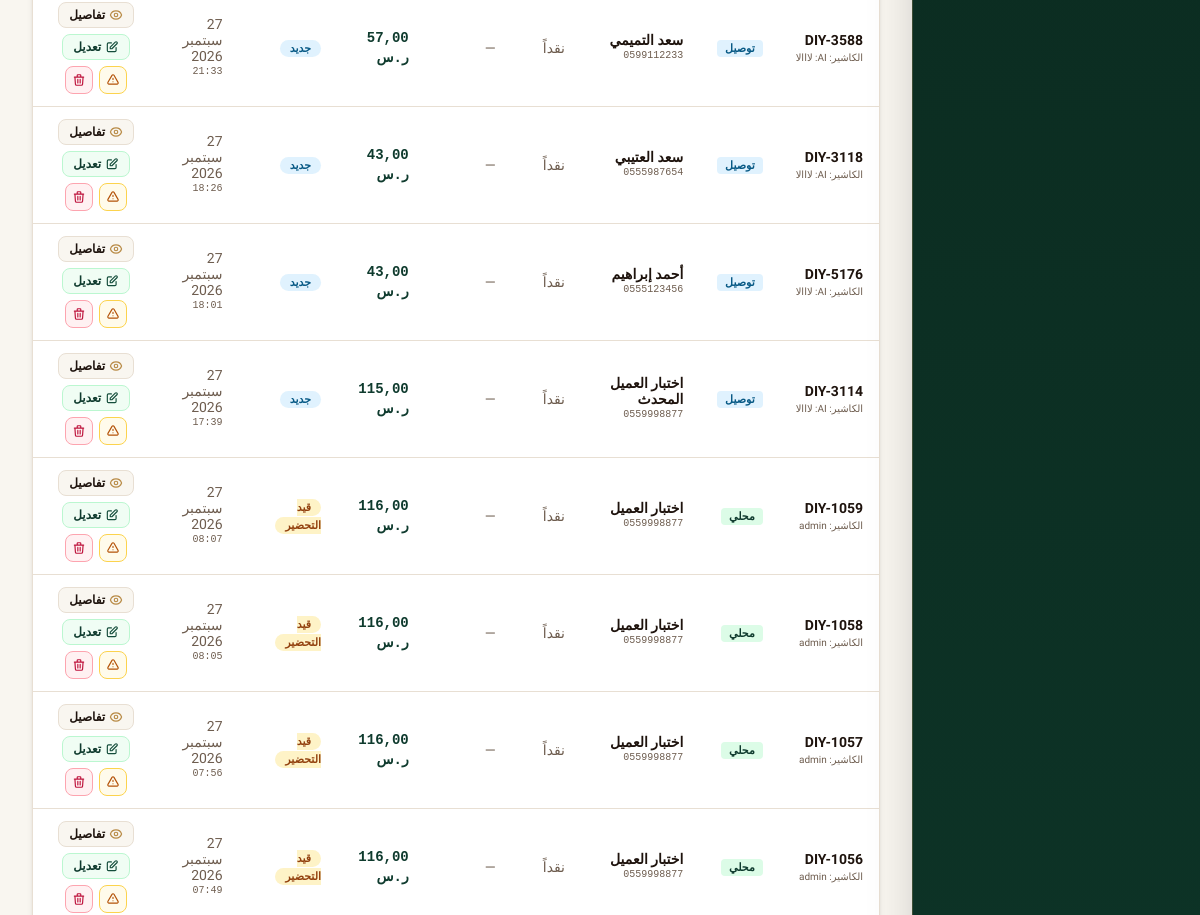
Page /branch/orders/ (signed in, middle part) on the earlier database version.
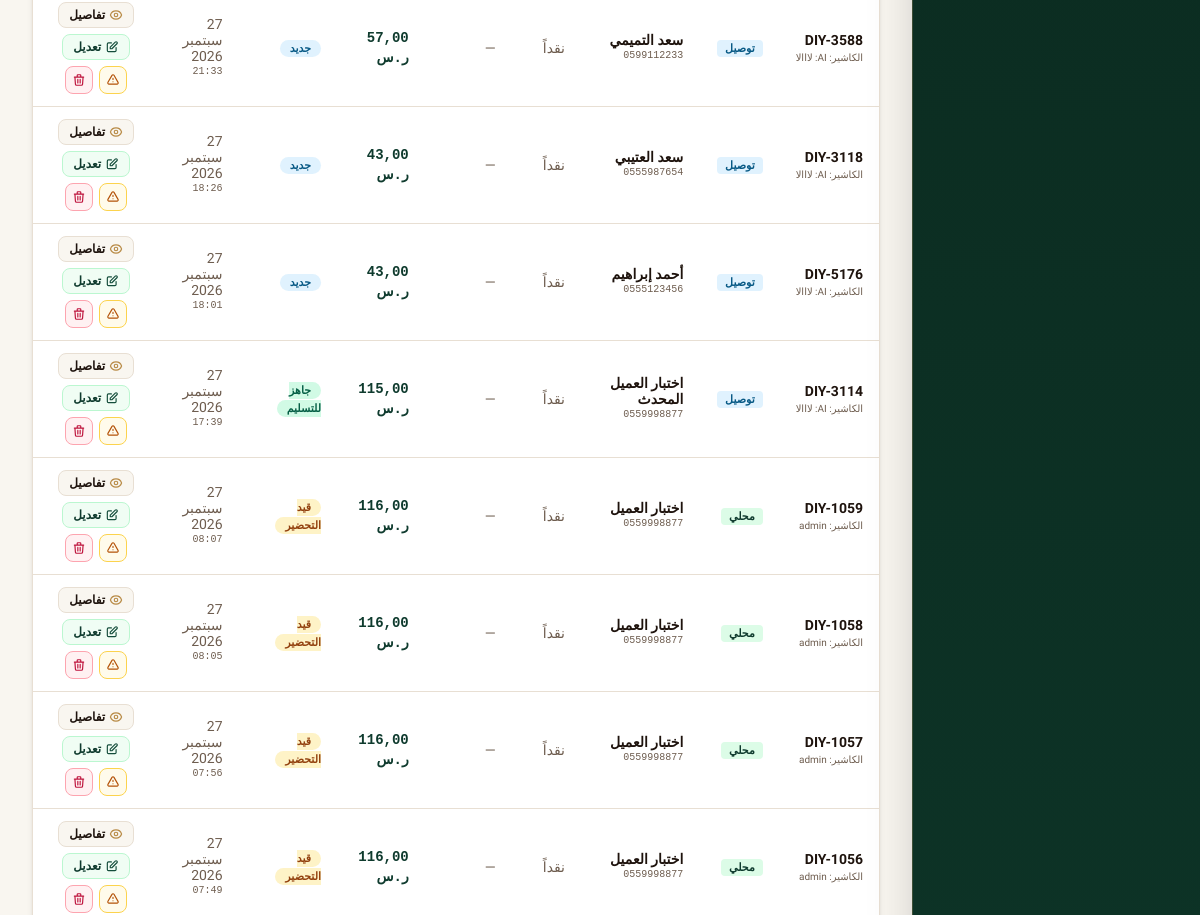
Same page on the later database version.
### core/models.py (models this page shows, shortened)
class Order(models.Model):
    TYPE_CHOICES = [
        ("dine_in", "محلي"),
        ("takeaway", "سفري"),
        ("delivery", "توصيل"),
    ]
    CHANNEL_CHOICES = [
        ("cashier", "الكاشير"),
        ("call_center", "الكول سنتر"),
    ]
    STATUS_CHOICES = [
        ("new", "جديد"),
        ("preparing", "قيد التحضير"),
        ("ready", "جاهز للتسليم"),
        ("out_for_delivery", "في الطريق"),
        ("delivered", "تم التسليم"),
        ("cancelled", "ملغي"),
    ]
    PAY_CHOICES = [
        ("cash", "نقداً"),
        ("card", "بطاقة"),
        ("wallet", "محفظة رقمية"),
    ]
    tenant = models.ForeignKey(
        Tenant,
        on_delete=models.CASCADE,
        related_name="orders",
        null=True,
        blank=True,
        verbose_name="المستأجر / المنشأة",
    )
    order_number = models.CharField(max_length=50, unique=True, verbose_name="رقم الطلب")
    order_type = models.CharField(max_length=20, choices=TYPE_CHOICES, default="dine_in", verbose_name="نوع الطلب")
    channel = models.CharField(max_length=20, choices=CHANNEL_CHOICES, default="cashier", verbose_name="القناة")
    branch = models.ForeignKey(
        Branch,
        on_delete=models.SET_NULL,
        null=True,
        blank=True,
        related_name="orders",
        verbose_name="الفرع",
    )
    delivery_area = models.ForeignKey(
        "DeliveryArea",
        on_delete=models.SET_NULL,
        null=True,
        blank=True,
        related_name="orders",
        verbose_name="منطقة التوصيل / الكومبوند",
    )
    customer = models.ForeignKey(
        Customer,
        on_delete=models.SET_NULL,
        null=True,
        blank=True,
        related_name="orders",
        verbose_name="العميل",
    )
    customer_name = models.CharField(max_length=255, default="عميل نقدي", verbose_name="اسم العميل")
    customer_phone = models.CharField(max_length=50, default="", blank=True, verbose_name="هاتف العميل")
    address = models.CharField(max_length=255, default="", blank=True, verbose_name="عنوان التوصيل")
    status = models.CharField(max_length=30, choices=STATUS_CHOICES, default="new", verbose_name="الحالة")
    pay_method = models.CharField(max_length=20, choices=PAY_CHOICES, default="cash", verbose_name="طريقة الدفع")
    paid = models.BooleanField(default=True, verbose_name="تم الدفع")
    subtotal = models.DecimalField(max_digits=10, decimal_places=2, default=0.00, verbose_name="المجموع الفرعي")
    delivery_fee = models.DecimalField(max_digits=8, decimal_places=2, default=0.00, verbose_name="رسوم التوصيل")
    discount = models.DecimalField(max_digits=8, decimal_places=2, default=0.00, verbose_name="الخصم")
    total = models.DecimalField(max_digits=10, decimal_places=2, default=0.00, verbose_name="الإجمالي")
    cashier = models.CharField(max_length=255, default="", blank=True, verbose_name="الكاشير")
    driver = models.ForeignKey(
        Employee,
        on_delete=models.SET_NULL,
        null=True,
        blank=True,
        related_name="assigned_orders",
        verbose_name="السائق",
    )
    notes = models.TextField(default="", blank=True, verbose_name="ملاحظات")
    created_at = models.DateTimeField(default=timezone.now, verbose_name="تاريخ ووقت الطلب")
    class Meta:
        verbose_name = "طلب"
        verbose_name_plural = "الطلبات"
        ordering = ["-created_at", "-id"]

### core/views.py (the view)
# urls.py: path("branch/orders/", views.branch_orders_view, name="branch_orders"),
@login_required
@ensure_csrf_cookie
def branch_orders_view(request):
    if not user_has_perm(request.user, "view_orders"):
        return HttpResponseForbidden("غير مصرح لك باستعراض سجل طلبات الفرع")
    tenant = get_active_tenant(request)
    branch = get_active_branch(request)
    status_filter = request.GET.get("status", "all")
    type_filter = request.GET.get("type", "all")
    search = request.GET.get("q", "").strip()
    orders = Order.objects.filter(tenant=tenant).select_related("branch", "driver").order_by("-id")
    if branch:
        orders = orders.filter(branch=branch)
    if status_filter != "all":
        orders = orders.filter(status=status_filter)
    if type_filter != "all":
        orders = orders.filter(order_type=type_filter)
    if search:
        orders = orders.filter(Q(order_number__icontains=search) | Q(customer_name__icontains=search) | Q(customer_phone__icontains=search))
    context = {
        "tenant": tenant,
        "branch": branch,
        "orders": orders[:50],
        "status_filter": status_filter,
        "type_filter": type_filter,
        "search_query": search,
        "statuses": Order.STATUS_CHOICES,
        "order_types": Order.TYPE_CHOICES,
    }
    return render(request, "branch_orders.html", context)

### core/models.py (called while the page is built)
    def is_subscription_active(self):
        if not self.is_active:
            return False
        if self.subscription_status in ["active", "trial"]:
            if self.subscription_end and self.subscription_end < timezone.now():
                return False
            return True
        return False

    def days_until_expiry(self):
        if not self.subscription_end:
            return 999
        diff = (self.subscription_end - timezone.now()).total_seconds()
        return max(0, int(diff // 86400))

### core/views.py (called while the page is built, shortened)
def get_active_tenant(request):
    if hasattr(request, "tenant") and request.tenant:
        return request.tenant

def get_active_branch(request):
    tenant = get_active_tenant(request)
    profile = getattr(request.user, "profile", None)
    is_owner = request.user.is_superuser or (profile and (profile.role in ["owner", "platform_admin"] or profile.is_platform_admin))
    if not is_owner and profile and profile.branch:
        return profile.branch
    active_id = request.session.get("active_branch_id")
    if active_id:
        qs = Branch.objects.filter(id=active_id)
        if tenant:
            qs = qs.filter(tenant=tenant)
        return qs.first()
    return None

def user_has_perm(user, perm_key):
    if not user or not user.is_authenticated:
        return False
    if user.is_superuser:
        return True

### templates/branch_orders.html (shortened to what this page needs)
{% extends "base.html" %}
{% block content %}
<div class="space-y-5 font-body">
    <div class="classic-card overflow-hidden shadow-md">
        <div class="overflow-x-auto">
            <table class="w-full text-right text-xs table-responsive-cards">
                <tbody class="divide-y divide-line/70">
                    {% for o in orders %}
                    <tr class="hover:bg-paper/30 transition">
                        <td class="td" data-label="رقم الطلب">
                            <span class="font-extrabold text-ink text-sm">{{ o.order_number }}</span>
                            <span class="block text-[10px] text-soft">الكاشير: {{ o.cashier|default:"—" }}</span>
                        </td>
                        <td class="td" data-label="النوع">
                            <span class="rounded px-2 py-0.5 text-[11px] font-bold
                                {% if o.order_type == 'dine_in' %}bg-brand-100 text-brand-700
                                {% elif o.order_type == 'takeaway' %}bg-paper border border-line text-ink
                                {% else %}bg-sky-100 text-sky-800{% endif %}">
                                {{ o.get_order_type_display }}
                            </span>
                        </td>
                        <td class="td" data-label="العميل">
                            <p class="font-bold text-ink">{{ o.customer_name }}</p>
                            {% if o.customer_phone %}
                            <p class="text-[10px] text-soft font-mono" dir="ltr">{{ o.customer_phone }}</p>
                            {% endif %}
                        </td>
                        <td class="td text-soft" data-label="طريقة الدفع">{{ o.get_pay_method_display }}</td>
                        <td class="td text-soft" data-label="السائق">{{ o.driver.name|default:"—" }}</td>
                        <td class="td font-extrabold text-brand-700 font-mono text-sm" data-label="الإجمالي">{{ o.total|floatformat:2 }} ر.س</td>
                        <td class="td" data-label="الحالة">
                            <span class="rounded-full px-2.5 py-0.5 text-[11px] font-bold
                                {% if o.status == 'delivered' %}bg-emerald-100 text-emerald-800
                                {% elif o.status == 'ready' %}bg-emerald-100 text-emerald-800
                                {% elif o.status == 'out_for_delivery' %}bg-brand-100 text-brand-700
                                {% elif o.status == 'preparing' %}bg-amber-100 text-amber-800
                                {% elif o.status == 'cancelled' %}bg-rose-100 text-rose-800
                                {% else %}bg-sky-100 text-sky-800{% endif %}">
                                {{ o.get_status_display }}
                            </span>
                        </td>
                        <td class="td text-soft" data-label="التاريخ والوقت">
                            <span>{{ o.created_at|date:"j M Y" }}</span>
                            <span class="block text-[10px] font-mono">{{ o.created_at|time:"H:i" }}</span>
                        </td>
                        <td class="td text-center" data-label="الإجراءات">
                            <div class="flex items-center justify-center gap-1.5 flex-wrap">
                                <a
                                    href="{% url 'order_detail' o.id %}"
                                    title="تفاصيل الطلب والفاتورة"
                                    class="inline-flex items-center gap-1 rounded-lg bg-paper border border-line px-2.5 py-1 text-xs font-bold text-ink hover:bg-white hover:border-[#D2AB6B] transition shadow-2xs"
                                >
                                    <span>تفاصيل</span>
                                </a>
                                <a
                                    href="{% url 'order_edit' o.id %}"
                                    title="تعديل الطلب"
                                    class="inline-flex items-center gap-1 rounded-lg bg-brand-50 border border-brand-200 px-2.5 py-1 text-xs font-bold text-brand-700 hover:bg-brand-100 transition shadow-2xs"
                                >
                                    <svg class="w-3.5 h-3.5 text-brand-600" fill="none" stroke="currentColor" viewBox="0 0 24 24"><path stroke-linecap="round" stroke-linejoin="round" stroke-width="2" d="M11 5H6a2 2 0 00-2 2v11a2 2 0 002 2h11a2 2 0 002-2v-5m-1.414-9.414a2 2 0 112.828 2.828L11.828 15H9v-2.828l8.586-8.586z"/></svg>
                                    <span>تعديل</span>
                                </a>
                                <button
                                    type="button"
                                    onclick="cancelOrder({{ o.id }}, '{{ o.order_number }}')"
                                    title="إلغاء الطلب"
                                    class="rounded-lg bg-amber-50 border border-amber-300 p-1.5 text-amber-700 hover:bg-amber-100 transition shadow-2xs"
                                >
                                    <svg class="w-3.5 h-3.5" fill="none" stroke="currentColor" viewBox="0 0 24 24"><path stroke-linecap="round" stroke-linejoin="round" stroke-width="2" d="M12 9v2m0 4h.01m-6.938 4h13.856c1.54 0 2.502-1.667 1.732-3L13.732 4c-.77-1.333-2.694-1.333-3.464 0L3.34 16c-.77 1.333.192 3 1.732 3z"/></svg>
                                </button>
                                <button
                                    type="button"
                                    onclick="deleteOrder({{ o.id }}, '{{ o.order_number }}')"
                                    title="حذف نهائي"
                                    class="rounded-lg bg-rose-50 border border-rose-300 p-1.5 text-rose-700 hover:bg-rose-100 transition shadow-2xs"
                                >
                                    <svg class="w-3.5 h-3.5" fill="none" stroke="currentColor" viewBox="0 0 24 24"><path stroke-linecap="round" stroke-linejoin="round" stroke-width="2" d="M19 7l-.867 12.142A2 2 0 0116.138 21H7.862a2 2 0 01-1.995-1.858L5 7m5 4v6m4-6v6m1-10V4a1 1 0 00-1-1h-4a1 1 0 00-1 1v3M4 7h16"/></svg>
                                </button>
                            </div>
                        </td>
                    </tr>
                    {% empty %}
                    <tr>
                        <td colspan="9" class="py-12 text-center text-xs text-soft font-bold">لا توجد طلبات مطابقة للبحث</td>
                    </tr>
                    {% endfor %}
                </tbody>
            </table>
        </div>
    </div>
</div>
{% endblock %}

### templates/base.html (shortened to what this page needs)
{% load static %}
<!DOCTYPE html>
<html lang="{{ CURRENT_LANG|default:'ar' }}" dir="{{ DIR|default:'rtl' }}">
<head>
    <script src="https://cdn.tailwindcss.com"></script>
</head>
<body class="min-h-screen bg-paper text-ink font-body">
    {% if user.is_authenticated %}
    <aside id="app-sidebar" class="fixed inset-y-0 {% if IS_RTL %}right-0 border-l border-[#D2AB6B]/25 translate-x-full{% else %}left-0 border-r border-[#D2AB6B]/25 -translate-x-full{% endif %} z-50 w-72 bg-gradient-to-b from-[#0A261C] via-[#0E382A] to-[#082218] text-white shadow-2xl flex flex-col justify-between transform md:translate-x-0 transition-all duration-300 ease-in-out">
        <nav class="flex-1 overflow-y-auto px-3 py-3 space-y-1 text-xs">
        </nav>
    </aside>
    <main id="main-content" class="{% if IS_RTL %}mr-0 md:mr-72{% else %}ml-0 md:ml-72{% endif %} pt-20 px-3 sm:px-6 lg:px-8 pb-16 min-h-screen bg-paper text-ink transition-all duration-300">
        <div class="w-full max-w-7xl mx-auto">
            {% block content %}{% endblock %}
        </div>
    </main>
    {% else %}
    <main class="min-h-screen bg-paper text-ink">
        {% block unauth_content %}{% endblock %}
    </main>
    {% endif %}
</body>
</html>

### templates/base.html (style rules this page uses)
:root { --color-parchment: #F9F6F0; --color-parchment-soft: #F3EFE6; --color-emerald-deep: #144D3B; --color-emerald-primary: #1B634D; --color-emerald-night: #0B2920; --color-gold-antique: #D2AB6B; --color-gold-deep: #B88B46; --color-gold-light: #E8D3B0; --color-ink: #1E130D; --color-ink-soft: #5C4B3F; --color-border: #E8DFD3; }
body { background-color: #F9F6F0; color: #1E130D; font-family: 'Tajawal', 'Cairo', sans-serif; }
.font-body { font-family: 'Tajawal', 'Cairo', sans-serif; }
.classic-card { background-color: #FFFFFF; border: 1px solid #E8DFD3; border-radius: 1.125rem; box-shadow: 0 10px 25px -5px rgba(30, 19, 13, 0.04), 0 8px 10px -6px rgba(30, 19, 13, 0.02); transition: all 0.3s cubic-bezier(0.16, 1, 0.3, 1); position: relative; }

Differences in the rows shown:
changed Order "DIY-3114": status "جديد" → "جاهز للتسليم"
